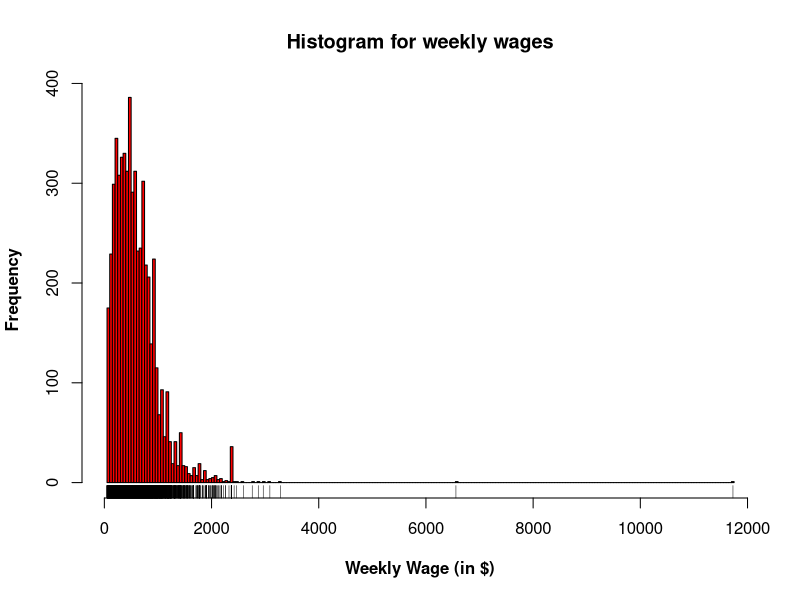
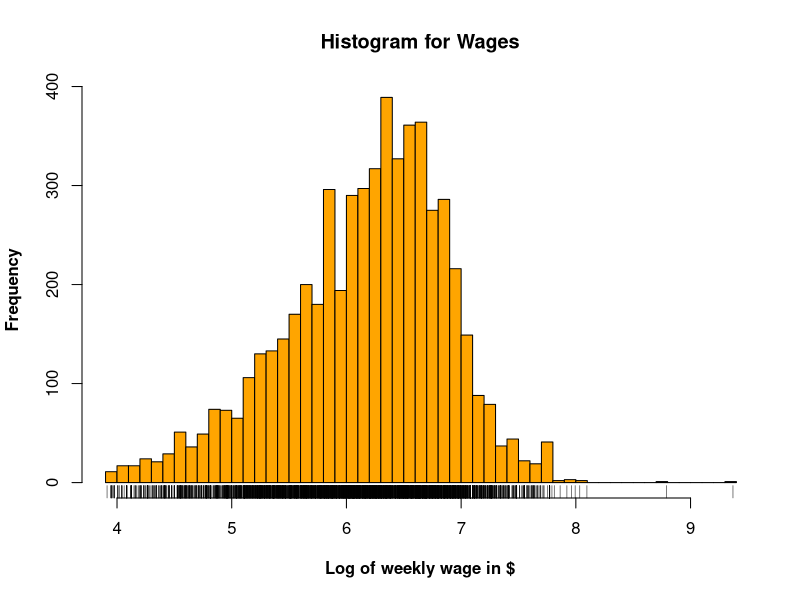
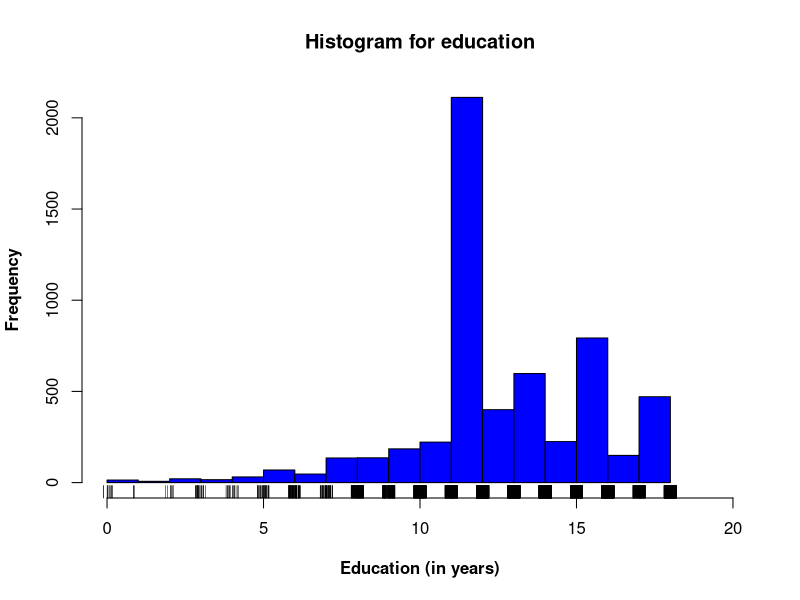
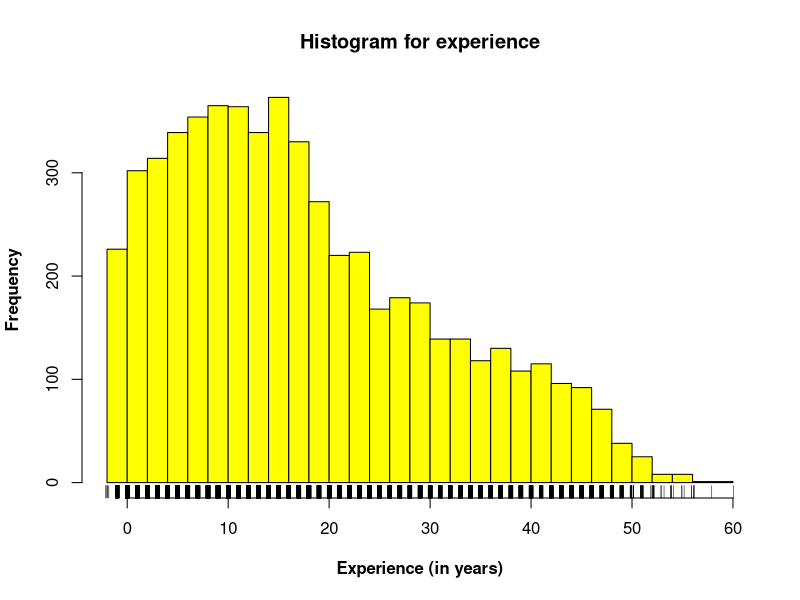
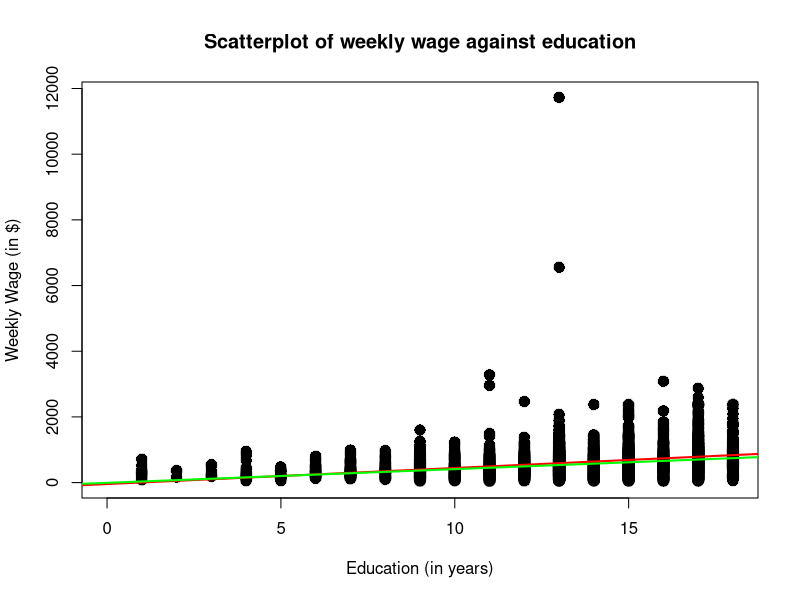
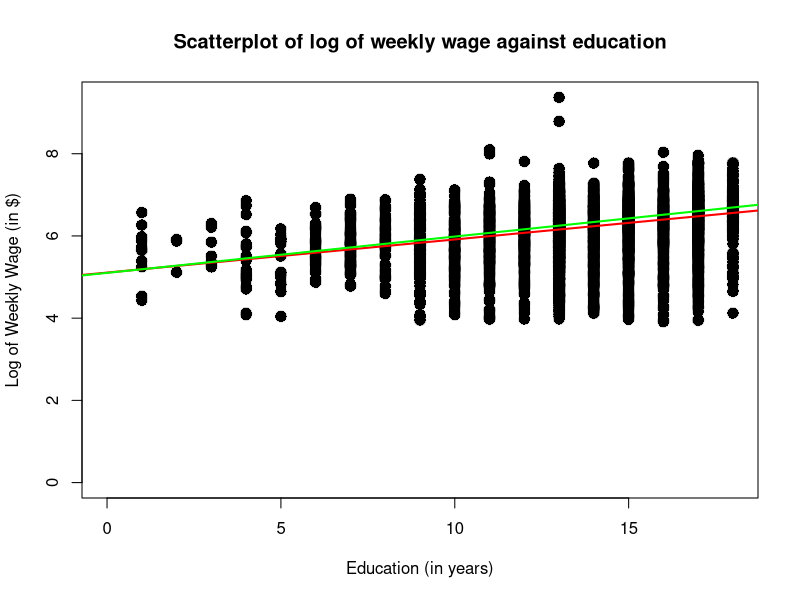
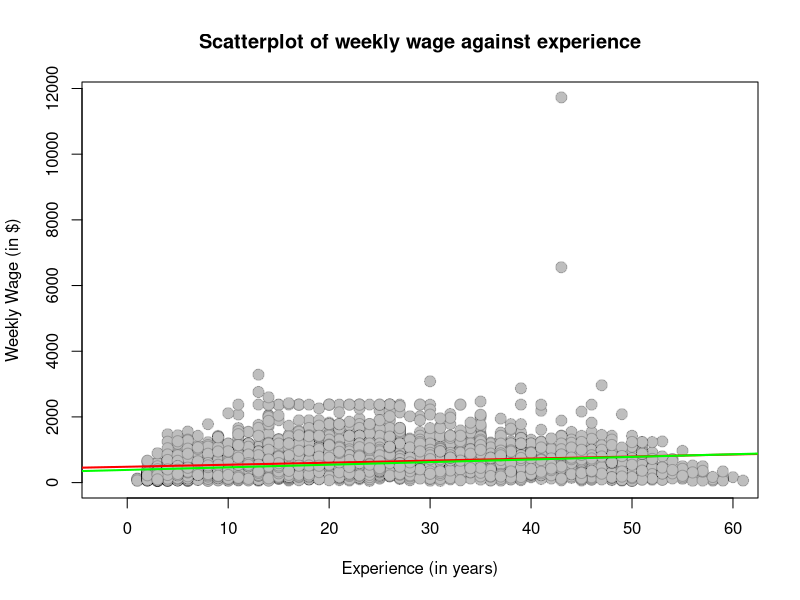
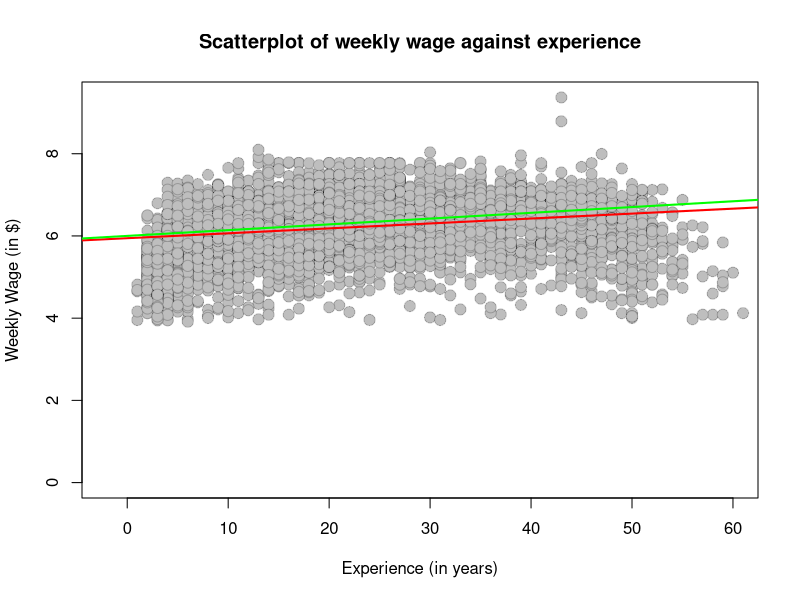

These figures' R source, in order: (Note: this script raises an error after producing the figures.)
## ---- chunk 1
knitr::opts_chunk$set(echo = TRUE)
## ---- chunk 2
library(knitr)
library(AER)
library(quantreg)
data(CPS1988)
## ---- chunk 3
# Define variables for the median (LAD) regressions
Y <- cbind(log(CPS1988$wage))
X <- cbind(CPS1988$ethnicity, CPS1988$education, CPS1988$experience, 
          I(CPS1988$experience^2))
X1 <- cbind(CPS1988$ethnicity, CPS1988$education, CPS1988$experience, 
           I(CPS1988$experience^2), 
           I(CPS1988$experience^3),I(CPS1988$experience^4))

# Median (LAD) regression for Table 1.A.; tau=0.50 for median regression

quantreg50table1a <- rq(Y~X, data = CPS1988, tau = 0.50) 
summary(quantreg50table1a)

# Median (LAD) regression for Table 2.A.; tau=0.50 for median regression
quantreg50table2a <- rq(Y~X1, data = CPS1988, tau = 0.50)
summary(quantreg50table2a)
## ---- chunk 4
## Applying 20/60/20 rule on CPS 1988 data set

# Divide the cases as evenly as possible for five fold CV
case.folds <- rep(1:5, length.out = nrow(CPS1988))

# Create observed, training and test datasets
observed <- CPS1988[case.folds == 1,] # 20% data for determining model fit
train <- CPS1988[case.folds!=1 & case.folds!=5,] # 60% data for training the model
test <- CPS1988[case.folds == 5,] # 20% data for testing the model
## ---- chunk 5
# Histogram for weekly wages
hist(observed$wage, 
     xlim   = c(min(observed$wage), max(observed$wage)),
     main   = "Histogram for weekly wages", 
     breaks = "FD",  # Using Freedman- Diaconis rule for bin width
     col    = "red", # make data red
     font.lab = 2, # font for x and y labels
     xlab   = "Weekly Wage (in $)", # x axis label
     ylab   = "Frequency" ) # y axis label
rug(jitter(observed$wage)) # put individual ticks for observations
## ---- chunk 6
# Histogram for log(wages)
hist(log(observed$wage), 
     xlim   = c(min(log(observed$wage)), max(log(observed$wage))),
     main   = "Histogram for Wages",
     breaks = "FD",  # Using Freedman- Diaconis
     col    = "orange", # make data orange
     font.lab = 2, # font for x and y labels
     xlab   = "Log of weekly wage in $", # x axis label
     ylab   = "Frequency" ) # y axis label
rug(jitter(log(observed$wage)))
## ---- chunk 7
# Histogram for education
hist(observed$education,
     xlim   = c(0, 20),
     main   = "Histogram for education", 
     breaks = seq(0, max(observed$education), by = 1),
     col    = "blue", # make data blue
     font.lab = 2, # font for x and y labels  
     xlab   = "Education (in years)", # x axis label
     ylab   = "Frequency" ) # y axis label
rug(jitter(observed$education))
## ---- chunk 8
# Histogram for experience
hist(observed$experience,
     xlim   = c(min(observed$experience),max(observed$experience)),
     main   = "Histogram for experience",
     breaks = 'FD',
     col    = "yellow", # make data yellow
     font.lab = 2, # font for x and y labels  
     xlab   = "Experience (in years)", # x axis label
     ylab   = "Frequency" ) # y axis label
rug(jitter(observed$experience))
## ---- chunk 9
plot(-100, -100, 
     xlim = c(min(observed$education),max(observed$education)), 
     ylim = c(0, max(observed$wage)),  # set y axis limits
     type = "n", # plot nothing
     xlab = "Education (in years)",
     ylab = "Weekly Wage (in $)",
     main = "Scatterplot of weekly wage against education")  

points(jitter(observed$wage) ~ factor(observed$education), 
       data = observed,
       pch  = 21,  # pch chooses the point character
       cex = 1.5, 
       bg = "black",
       col  = rgb(0, 0, 0, .2))
wage.regression <- lm(observed$wage ~ observed$education)
mwage.regression <- rq(observed$wage ~ observed$education, tau = 0.50) 
abline(wage.regression, col = "red", lwd = 2) # fitted linear regression line
abline(mwage.regression, col= "green", lwd = 2) # median regression line
## ---- chunk 10
plot(-100, -100, 
     xlim = c(min(observed$education),max(observed$education)), 
     ylim = c(0, max(log(observed$wage))),  # set y axis limits
     type = "n", # plot nothing
     xlab = "Education (in years)",
     ylab = "Log of Weekly Wage (in $)",
     main = "Scatterplot of log of weekly wage against education")  

points(jitter(log(observed$wage)) ~ factor(observed$education), 
       data = observed,
       pch  = 21,  # pch chooses the point character
       cex = 1.5, 
       bg = "black",
       col  = rgb(0, 0, 0, .2))
logwage.regression <- lm(log(observed$wage) ~ observed$education)
mlogwage.regression <- rq(log(observed$wage) ~ observed$education)
abline(logwage.regression, col = "red", lwd = 2) # fitted linear regression line
abline(mlogwage.regression, col = "green", lwd = 2) # median regression line
## ---- chunk 11
plot(-100, -100, 
     xlim = c(min(observed$experience),max(observed$experience)), 
     ylim = c(0, max(observed$wage)),  # set y axis limits
     type = "n", # plot nothing
     xlab = "Experience (in years)",
     ylab = "Weekly Wage (in $)",
     main = "Scatterplot of weekly wage against experience")  

points(jitter(observed$wage) ~ factor(observed$experience), 
       data = observed,
       pch  = 21,  # pch chooses the point character
       cex = 1.5, 
       bg = "grey",
       col  = rgb(0, 0, 0, .2))
wage.regression <- lm(observed$wage ~ observed$experience)
mwage.regression <- rq(observed$wage ~ observed$experience, tau = 0.50) 
abline(wage.regression, col = "red", lwd = 2) # fitted linear regression line
abline(mwage.regression, col= "green", lwd = 2) # median regression line
## ---- chunk 12
plot(-100, -100, 
     xlim = c(min(observed$experience),max(observed$experience)), 
     ylim = c(0, max(log(observed$wage))),  # set y axis limits
     type = "n", # plot nothing
     xlab = "Experience (in years)",
     ylab = "Weekly Wage (in $)",
     main = "Scatterplot of weekly wage against experience")  

points(jitter(log(observed$wage)) ~ factor(observed$experience), 
       data = observed,
       pch  = 21,  # pch chooses the point character
       cex = 1.5, 
       bg = "grey",
       col  = rgb(0, 0, 0, .2))
wage.regression <- lm(log(observed$wage) ~ observed$experience)
mwage.regression <- rq(log(observed$wage) ~ observed$experience, tau = 0.50) 
abline(wage.regression, col = "red", lwd = 2) # fitted linear regression line
abline(mwage.regression, col= "green", lwd = 2) # median regression line
## ---- chunk 13
# Sample of 10000 random draws from a normal distribution

norm <- rnorm(1000, mean(observed$wage), sd(observed$wage))

# Create quantiles for the plot
observed.quantile <- quantile(observed$wage, probs = (seq(1,1000,1)- 0.5)/1000, type = 4)
norm.quantile <- quantile(norm, probs = (seq(1,1000,1) - 0.5)/1000, type = 4)

# Minimum and maximum for the plot
min.q <- floor(min(observed.quantile, norm.quantile))
max.q <- ceiling(max(observed.quantile, norm.quantile))

# QQ Plot
plot(norm.quantile, observed.quantile,
     xlim = c(min.q, max.q),
     ylim = c(min.q, max.q),
     ylab = "Quantiles of CPS Wage data",
     xlab = "Quantiles of draws from normal distribution",
     pch  = 19,
     col = rgb(0, 0, 0, 0.4))
abline(a=0, b=1,col="red")
## ---- chunk 14
# Sample of 10000 random draws from a normal distribution
set.seed(1)
norm <- rnorm(10000, mean(log(observed$wage)), sd(log(observed$wage)))

# Create quantiles for the plot
observed.quantile <- quantile(log(observed$wage), probs = (seq(1,10000,1)- 0.5)/10000, type = 4)
norm.quantile <- quantile(norm, probs = (seq(1,10000,1) - 0.5)/10000, type = 4)

# Minimum and maximum for the plot
min.q <- floor(min(observed.quantile, norm.quantile))
max.q <- ceiling(max(observed.quantile, norm.quantile))

# QQ Plot
plot(norm.quantile, observed.quantile,
     xlim = c(min.q, max.q),
     ylim = c(min.q, max.q),
     ylab = "Quantiles of CPS Wage data",
     xlab = "Quantiles of draws from normal distribution",
     pch  = 19,
     col = rgb(0, 0, 0, 0.4))
abline(a=0, b=1,col="red")
## ---- chunk 15
Y <- cbind(log(observed$wage))
X <- cbind(observed$ethnicity, observed$education, observed$experience, 
          I(observed$experience^2))
lregtable1A <- lm(Y~X) 

qqPlot(lregtable1A,
     main = "Regression Residuals for Table 1.A",
     id.n = 3,
     pch  = 19,
     col  = rgb(0, 0, 0, .5))
abline(a = 0, b = 1, lwd = 2)
## ---- chunk 16
Y <- cbind(log(observed$wage))
X1 <- cbind(observed$ethnicity, observed$education, observed$experience, 
           I(observed$experience^2), 
           I(observed$experience^3),I(observed$experience^4))
lregtable2A <- lm(Y~X1) 

qqPlot(lregtable2A,
     main = "Regression Residuals for Table 2.A",
     id.n = 3,
     pch  = 19,
     col  = rgb(0, 0, 0, .5))
abline(a = 0, b = 1, lwd = 2)
## ---- chunk 17

quantreg50table1a <- rq(log(observed$wage)~ ethnicity + education + experience + I(experience^2), data = observed, tau = 0.50) 

# Using regression to back cast the data
pred <- predict(quantreg50table1a, observed)

# Min. and max. values for plot
min.plot <- floor(min(log(observed$wage), pred)) 
max.plot <- ceiling(max(log(observed$wage), pred)) 

# Plotting the backcast 
plot(pred, log(observed$wage),
  xlab = "Predicted Log of Weekly Wage",
  ylab = "Actual Log of Weekly Wage",
  xlim = c(min.plot, max.plot),
  ylim = c(min.plot, max.plot),
  pch  = 19,
  cex  = 0.5)
abline(a = 0, b = 1, col = "red", lwd = 2)

## ---- chunk 18
cv <- function(n){
nfolds = n

#Divide the cases as evenly as possible
cv.case.folds <- rep(1:nfolds, length.out = nrow(train))

#Create empty vectors to store results
m1 <- c()  
m2 <- c()
m3 <- c()

for (fold in 1:nfolds) {
  
  # Create training and test cases
  cvtrain <- train[cv.case.folds != fold, ]
  cvtest  <- train[cv.case.folds == fold, ]

  # Run the models
  train1 <- rq(log(cvtrain$wage) ~ ethnicity + education + experience + I(experience^2), data =    cvtrain, tau = 0.50)
  train2 <- rq(log(cvtrain$wage) ~ ethnicity + education + experience + I(experience^2) + I(experience^3) + I(experience^4), data = cvtrain, tau = 0.50)
  train3 <- rq(log(cvtrain$wage) ~ ethnicity + education + experience + I(experience^2) + I(experience^3) + I(experience^4) + smsa*experience + ethnicity*experience, data = cvtrain, tau = 0.50)

  # Generate test MSEs
  test1 <- (log(cvtest$wage) - predict(train1, cvtest))^2
  test2 <- (log(cvtest$wage) - predict(train2, cvtest))^2
  test3 <- (log(cvtest$wage) - predict(train3, cvtest))^2

  # Calculate rMSEs
  rMSEtest1 <- sqrt(sum(test1)/length(test1))
  rMSEtest2 <- sqrt(sum(test2)/length(test2))
  rMSEtest3 <- sqrt(sum(test3)/length(test3))

  # Append the rMSE from this iteration to vectors
  m1 <- c(m1, rMSEtest1)  
  m2 <- c(m2, rMSEtest2)  
  m3 <- c(m3, rMSEtest3)
}

  # Average the MSEs
  m1.avg <- mean(m1)
  m2.avg <- mean(m2)
  m3.avg <- mean(m3)
  
  return(c(m1.avg,m2.avg,m3.avg))
}

rMSEcompare <- cv(5)
print(rMSEcompare)
## ---- chunk 19

newmodeltrain <- CPS1988[case.folds != 5,]  # 80% data for model training

m1.train <- rq(log(newmodeltrain$wage) ~ ethnicity + education + experience + I(experience^2), data = newmodeltrain, tau = 0.50)
m2.train <- rq(log(newmodeltrain$wage) ~ ethnicity + education + experience + I(experience^2) + I(experience^3) + I(experience^4), data = newmodeltrain, tau = 0.50)
m3.train <- rq(log(newmodeltrain$wage) ~ ethnicity + education + experience + I(experience^2) + I(experience^3) + I(experience^4) + smsa*experience + ethnicity*experience, data = newmodeltrain, tau = 0.50)

# Testing the models
m1.test <- (log(test$wage)- predict(m1.train, test))^2
m2.test <- (log(test$wage)- predict(m2.train, test))^2
m3.test <- (log(test$wage)- predict(m3.train, test))^2

# Calculate rMSE for models
m1.rMSEtest1 <- sqrt(sum(m1.test)/length(m1.test))
m2.rMSEtest2 <- sqrt(sum(m2.test)/length(m2.test))
m3.rMSEtest3 <- sqrt(sum(m3.test)/length(m3.test))
rMSE = c(m1.rMSEtest1,m2.rMSEtest2,m3.rMSEtest3)
print (rMSE)
## ---- chunk 20
m3.train <- lm(log(wage) ~ ethnicity + education + experience + I(experience^2) + I(experience^3) + I(experience^4) + smsa*experience + ethnicity*experience, data = CPS1988)
png(filename = "influenceindex.png", width = 3000, height = 3000, res = 300)
# Influence index plot and identify the largest three observations
influenceIndexPlot(m3.train, id.n = 3)
dev.off()
## ---- chunk 21


boxplot(CPS1988$wage, data=CPS1988, main="Weekly Wage (in $)", 
        ylim = c(3, max(CPS1988$wage)),
  	    xlab="Education (in years)", ylab="Weekly Wage (in $)")

## ---- chunk 22
boxplot(log(CPS1988$wage), data=CPS1988, 
        main="Weekly Wage (in $)",
        ylim = c(3, max(log(CPS1988$wage))),
  	    xlab="Education (in years)", ylab="Weekly Wage (in $)")
